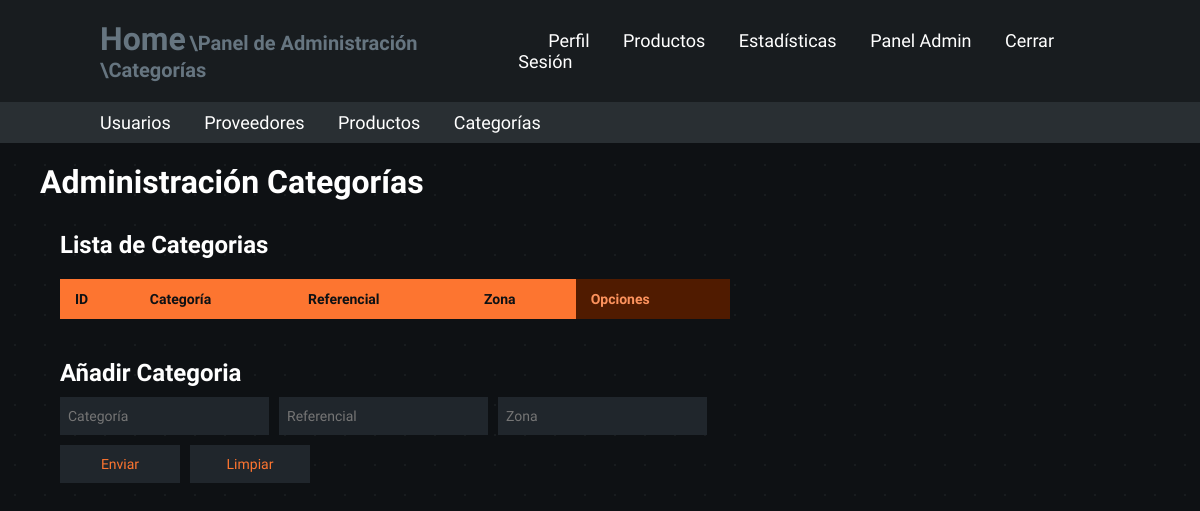
Before: /admin-panel/categories (signed in) with the older database file.
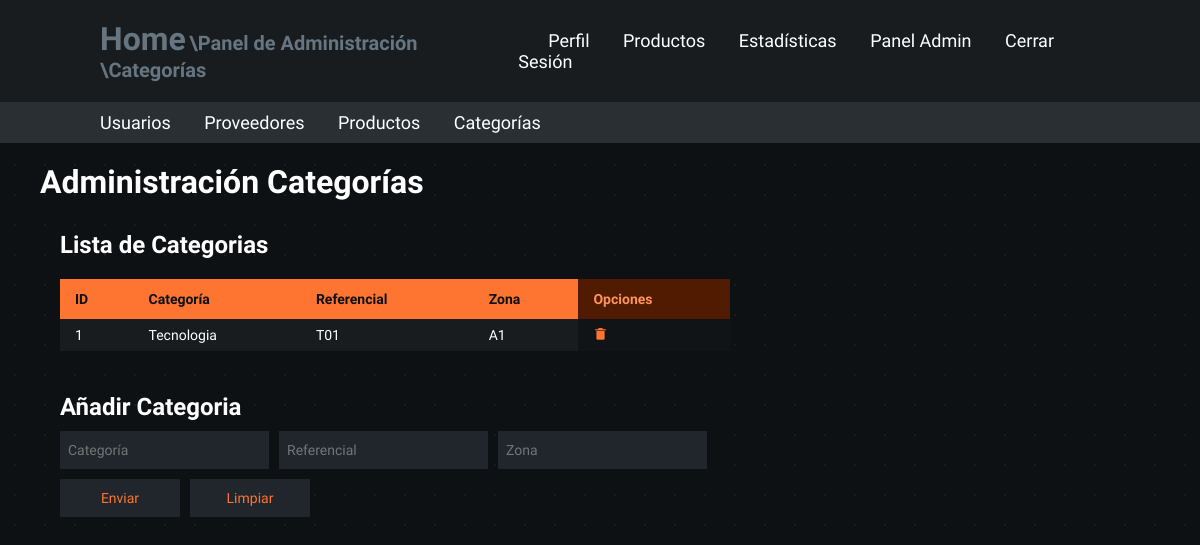
After: the same page with the newer database file.
### models.py (models this page shows, shortened)
class Categories(db.Base):
    __tablename__ = "categories"
    category_id = Column(Integer, primary_key=True)
    category_name = Column(String(255), nullable=False, server_default="unidentified_category")
    category_referencial = Column(String(255), nullable=False, server_default="unidentified_referencial")
    category_zone = Column(String(255), nullable=True, server_default="unidentified_zone")

### app.py (the view)
@app.route("/admin-panel/categories")
@admin_login_required
def admin_panel_categories():
    registered_categories = db.session.query(Categories).order_by(Categories.category_id)
    return render_template("admin_categories.html", is_admin=session["is_admin"],
                           registered_categories=registered_categories)

### app.py (called while the page is built)
@app.before_request
def validate_session():
    if request.endpoint == 'static':
        return
    time.sleep(0.3)
    if 'user_id' in session:
        user = db.session.query(Users).filter_by(user_id=session['user_id']).first()
        if not user:
            session.clear()
            flash("Sesión Expirada", "warning")
            return redirect(url_for("login"))
        elif user.role_id != session.get('role_id'):
            session['role_id'] = user.role_id
            session['is_admin'] = user.role_id == 0

def admin_login_required(original_function):
    @wraps(original_function)
    def decorated_function(*args, **kwargs):
        redirect_url = None
        if 'user_id' not in session:
            print("Not Logged In")
            return redirect(url_for('login'))
        user = db.session.query(Users).filter_by(user_id=session['user_id']).first()
        if not user or user.role_id != 0:
            print("Insufficient Roles")
            redirect_url = url_for('home')
        if redirect_url:
            return redirect(redirect_url)
        return original_function(*args, **kwargs)
    return decorated_function

### templates/admin_categories.html (shortened to what this page needs)
<!DOCTYPE html>
<html lang="es">
<head>
    <link rel="stylesheet" href="/static/variables.css">
    <link rel="stylesheet" href="/static/main.css">
    <link rel="stylesheet" href="/static/containers.css">
    <link rel="stylesheet" href="/static/navbars.css">
    <link rel="stylesheet" href="/static/tables.css">
    <link rel="stylesheet" href="/static/fonts.css">
    <link rel="stylesheet" href="/static/forms.css">
    <link href='https://unpkg.com/boxicons@2.1.4/css/boxicons.min.css' rel='stylesheet'>
</head>
<body class="general-body">
    <header class="header">
        <span>
            <a href="/" class="home">Home</a>
            <a href="/admin-panel" class="subrute"> \Panel de Administración</a>
            <a href="/admin-panel/categories" class="subrute"> \Categorías</a>
        </span>
        <nav class="navbar">
            <a href="/profile">Perfil</a>
            <a href="/products">Productos</a>
            <a href="/statistics">Estadísticas</a>
            {% if is_admin == True %}
                <a href="/admin-panel">Panel Admin</a>
            {% endif %}
            <a class="log-out" href="/cerrar-login">Cerrar Sesión</a>
        </nav>
    </header>
    <header class="admin-header">
        <nav class="admin-navbar">
            <a href="/admin-panel/users">Usuarios</a>
            <a href="/admin-panel/suppliers">Proveedores</a>
            <a href="/admin-panel/products">Productos</a>
            <a href="/admin-panel/categories">Categorías</a>
        </nav>
    </header>
    <section class="container-type-1">
        <h1>Administración Categorías</h1>
    </section>
    <section class="container-type-1 flex-container flex-jst-sb">
        <article class="container-type-1 no-margin full-width">
            <section class="container-type-1 flex-container flex-column no-margin">
                <h2>Lista de Categorias</h2>
                <section class="container-type-2 overflow">
                    <table class="table-type-1 no-table-margin table-sticky-header alternate hover">
                        <thead>
                            <tr>
                                <th class="th-title">ID</th>
                                <th class="th-title">Categoría</th>
                                <th class="th-title">Referencial</th>
                                <th class="th-title">Zona</th>
                                <th class="th-option">Opciones</th>
                            </tr>
                        </thead>
                        <tbody>
                            {% if registered_categories %}
                            {% for category in registered_categories %}
                            <tr>
                                <td>{{category.category_id}}</td>
                                <td>{{category.category_name}}</td>
                                <td>{{category.category_referencial}}</td>
                                <td>{{category.category_zone}}</td>
                                <td class="td-option">
                                    <form action="/admin-panel/categories/delete-category/{{ category.category_id }}" method="POST" class="option-subform">
                                        <button type="submit">
                                            <i class='bx bxs-trash-alt'></i>
                                        </button>
                                    </form>
                                </td>
                            </tr>
                            {% endfor %}
                            {% endif %}
                        </tbody>
                    </table>
                </section>
            </section>
        </article>
    </section>
    <section class="container-type-1 flex-container">
        <article class="no-margin">
            <h2>Añadir Categoria</h2>
            <form action="/admin-panel/categories/add-category" method="POST" class="table-form-type-1">
                <fieldset class="flex-container">
                    <section>
                        <input type="text" id="name_input" placeholder="Categoría" name="txtCategoryName" required autocomplete="off">
                    </section>
                    <section>
                        <input type="text" id="referencial_input" placeholder="Referencial" name="txtCategoryReferencial" required autocomplete="off">
                    </section>
                    <section>
                        <input type="text" id="zone_input" placeholder="Zona" name="txtCategoryZone" required autocomplete="off">
                    </section>
                </fieldset>
                <fieldset>
                    <section class="flex-container">
                        <section>
                            <button type="submit">Enviar</button>
                        </section>
                        <section>
                            <button type="reset">Limpiar</button>
                        </section>
                    </section>
                </fieldset>
                <fieldset>
                    <section id="error-message" class="general-form-message error">
                    </section>
                    <section id="success-message" class="general-form-message success">
                    </section>
                </fieldset>
            </form>
        </article>
    </section>
</body>
</html>

### static/variables.css (style rules this page uses)
:root { --background-gray: #0e1114; --background-details: #181c1f; --unregistered-background-details: rgba(255, 255, 255, 0.05); --t04-gray: rgba(255, 255, 255, 0.4); --t02-gray: rgba(255, 255, 255, 0.2); --t1-white: rgba(255, 255, 255, 1); --error-red: rgb(239 68 68); --success-green: rgb(122, 239, 68); --warning-yellow: rgb(236, 218, 52); --delete-red: rgb(197, 17, 17); --delete-red-c: rgb(235, 38, 38); --light-gray: #b3b3b3; --main-gray: #181c1f; --main-gray-c: #292f33; --bgray-1: #181c1f; --bgray-1-c: #101416; --bgray-2: #20262c; --bgray-2-c: #151a1f; --bgray-3: #0e1114; --bgray-4: #3a454d; --bgray-5: #667580; --main-orange: #fd7530; --pale-orange: #fd935d; --dark-orange: #501b00; --highlight-red: rgb(239 68 68); }

### static/main.css (style rules this page uses)
* { margin: 0; padding: 0; box-sizing: border-box; font-family: "Lexend", Arial, Helvetica, sans-serif; color: var(--t1-white); }
body { min-height: 100dvh; background-color: var(--background-gray); }
.general-body { background-size: 30px 30px; background-image: radial-gradient(circle, var(--background-details) 1px, var(--background-gray) 1px); }
header { top: 0; left: 0; width: 100%; padding: 20px 100px; margin: 0; }
.header { background: var(--main-gray); display: flex; justify-content: space-between; align-items: center; z-index: 100; }
.admin-header { background: var(--main-gray-c); display: flex; justify-content: space-between; align-items: center; z-index: 100; padding: 10px 100px; }

### static/containers.css (style rules this page uses)
.container-type-1 { margin: 20px 40px; max-height: 500px; }
.container-type-2 { margin: 10px 20px; max-height: 500px; }
.overflow { flex: 1 1 auto; overflow-y: auto; width: fit-content; scrollbar-color: var(--main-orange) transparent; scroll-behavior: smooth; }
.no-margin { margin: 0; }
.full-width { width: 100%; }
.flex-container { display: flex; }
.flex-column { flex-direction: column; }
.flex-jst-sb { justify-content: space-between; }

### static/navbars.css (style rules this page uses)
.navbar a { position: relative; font-size: 18px; color: var(--t1-white); font-weight: 500; text-decoration: none; margin-left: 30px; transition: .3s; }
.admin-navbar a { position: relative; font-size: 18px; color: var(--t1-white); font-weight: 500; text-decoration: none; margin-right: 30px; transition: .3s; }
.home { color: var(--bgray-5); font-size: 32px; text-decoration: none; font-weight: 700; transition: .3s; }
.subrute { color: var(--bgray-5); font-size: 20px; text-decoration: none; font-weight: 700; transition: .3s; }

### static/tables.css (style rules this page uses)
.table-type-1 { margin: 10px 20px; border-collapse: collapse; width: 100%; min-width: 670px; position: relative; }
.table-type-1 thead tr .th-title { background-color: var(--main-orange); text-align: left; color: var(--bgray-3); font-weight: 700; }
.table-type-1 thead tr .th-option { background-color: var(--dark-orange); text-align: left; color: var(--pale-orange); font-weight: 700; }
.table-type-1 tbody tr { background-color: var(--bgray-1); border-bottom: 2px solid var(--bgray-3); }
.table-type-1 tbody tr .td-option { background-color: var(--bgray-1-c); border-bottom: 2px solid var(--bgray-3); transition: 0.2s; }
.table-type-1 tbody td { padding: 8px 15px; transition: 0.2s; }
.table-type-1 thead th { padding: 12px 15px; }
.table-sticky-header th { position: sticky; top: 0; }
.no-table-margin { margin: 0; }

### static/forms.css (style rules this page uses)
.table-form-type-1 { margin: 10px 20px; display: flex; flex-direction: column; min-width: 670px; }
.table-form-type-1 fieldset { border: none; outline: none; margin: 0 0 10px 0; }
.table-form-type-1 input, .table-form-type-1 select { height: 38px; background-color: var(--bgray-2); border: none; outline: none; padding: 10px 8px; margin: 0 10px 0 0; transition: 0.3s; }
.table-form-type-1 button { color: var(--main-orange); height: 38px; min-width: 120px; background-color: var(--bgray-2); border: none; outline: none; padding: 10px 8px; margin: 0 10px 0 0; transition: 0.3s; }
.option-subform button { color: transparent; background-color: transparent; border: none; margin: 0; padding: 0; }
.option-subform button i { color: var(--main-orange); transition: 0.3s; }
.general-form-message { font-size: 14px; font-weight: 500; padding: 10px 0 0 20px; opacity: 1; }
.general-form-message.error { color: var(--error-red); }
.general-form-message.success { color: var(--success-green); }

Changed rows visible on the page:
added Categories: category_id "1", category_name "Tecnologia", category_referencial "T01", category_zone "A1"
